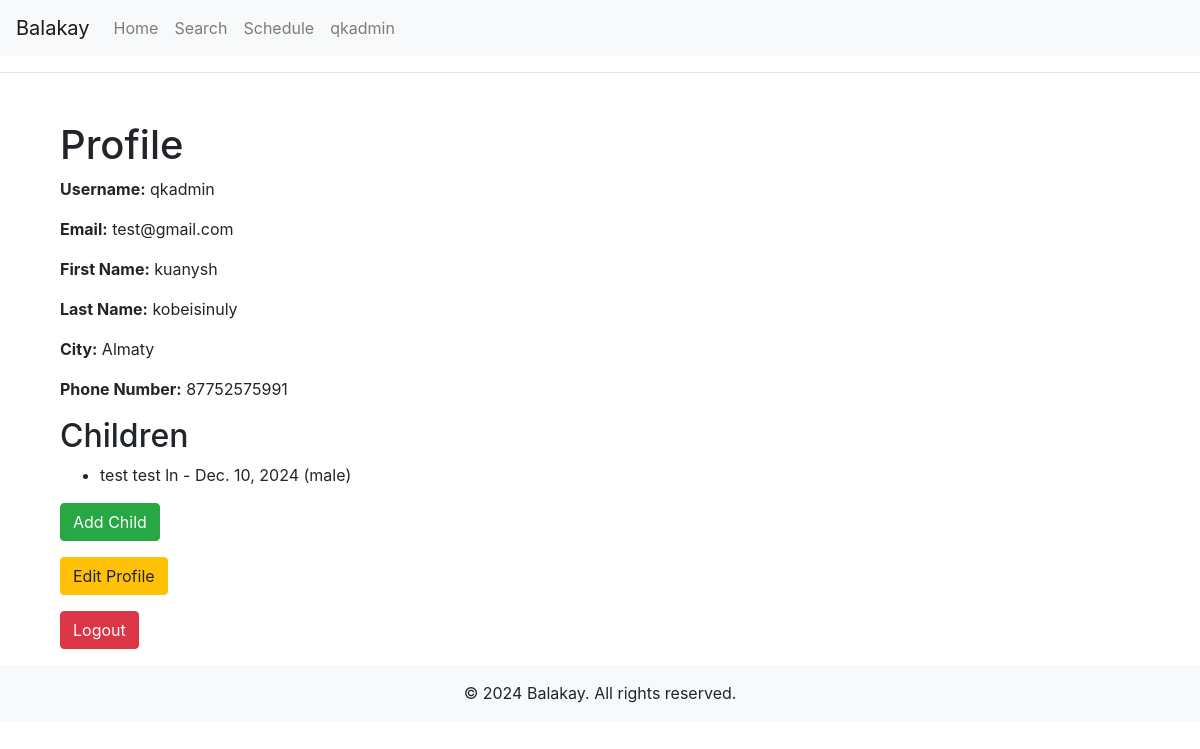
The app's page /profile/ (signed in) with its own data.
### users/models.py (models this page shows, shortened)
class Client(models.Model):
    user = models.OneToOneField(User, on_delete=models.CASCADE)
    first_name = models.CharField(max_length=255)
    last_name = models.CharField(max_length=255)
    phone_number = models.CharField(max_length=20, unique=True)
    city = models.CharField(max_length=255)

class Child(models.Model):
    parent = models.ForeignKey(Client, on_delete=models.CASCADE)
    first_name = models.CharField(max_length=255)
    last_name = models.CharField(max_length=255, null=True, blank=True)
    birth_date = models.DateField()
    gender = models.CharField(max_length=10)

### users/views.py (the view)
# urls.py: path('profile/', views.profile_view, name='profile'),
def profile_view(request):
    client = Client.objects.get(user=request.user)
    children = Child.objects.filter(parent=client)
    return render(request, 'users/profile.html', {'user': request.user, 'client': client, 'children': children})

### users/templates/users/profile.html
{% extends 'base.html' %}
{% block content %}
<div class="container mt-5">
    <h1>Profile</h1>
    <p><strong>Username:</strong> {{ user.username }}</p>
    <p><strong>Email:</strong> {{ user.email }}</p>
    <p><strong>First Name:</strong> {{ client.first_name }}</p>
    <p><strong>Last Name:</strong> {{ client.last_name }}</p>
    <p><strong>City:</strong> {{ client.city }}</p>
    <p><strong>Phone Number:</strong> {{ client.phone_number }}</p>
    <h2>Children</h2>
    <ul>
        {% for child in children %}
            <li>{{ child.first_name }} {{ child.last_name }} - {{ child.birth_date }} ({{ child.gender }})</li>
        {% empty %}
            <li>No children added yet.</li>
        {% endfor %}
    </ul>
    <p><a href="{% url 'add_child' %}" class="btn btn-success">Add Child</a></p>
    <p><a href="{% url 'update_profile' %}" class="btn btn-warning">Edit Profile</a></p>
    <p><a href="{% url 'logout' %}" class="btn btn-danger">Logout</a></p>
</div>
{% endblock %}

### templates/base.html (shortened to what this page needs)
<!DOCTYPE html>
<html lang="en">
<head>
    {% load static %}
    <link rel="stylesheet" href="https://stackpath.bootstrapcdn.com/bootstrap/4.5.2/css/bootstrap.min.css">
</head>
<body>
    <header>
        <nav class="navbar navbar-expand-lg navbar-light bg-light">
            <a class="navbar-brand" href="/home">Balakay</a>
            <div class="collapse navbar-collapse" id="navbarNav">
                <ul class="navbar-nav">
                    <li class="nav-item">
                        <a class="nav-link" href="{% url 'home' %}">Home</a>
                    </li>
                    <li class="nav-item">
                        <a class="nav-link" href="{% url 'center_list' %}">Search</a>
                    </li>
                    <li class="nav-item">
                        <a class="nav-link" href="{% url 'my-schedule' %}">Schedule</a>
                    </li>
                    {% if user.is_authenticated %}
                        <li class="nav-item">
                            <a class="nav-link" href="{% url 'profile' %}">{{ user.username }}</a>
                        </li>
                    {% else %}
                        <li class="nav-item">
                            <a class="nav-link" href="{% url 'login' %}">Profile</a>
                        </li>
                    {% endif %}
                </ul>
            </div>
        </nav>
    </header>
    <hr>
    <main class="container" style="min-height:500px;">
        {% block content %}
        {% endblock %}
    </main>
    <footer class="bg-light text-center py-3">
        <div class="container">
            <p class="mb-0">&copy; 2024 Balakay. All rights reserved.</p>
        </div>
    </footer>
</body>
</html>

### records on screen
Client: first_name "kuanysh", last_name "kobeisinuly", city "Almaty", phone_number "87752575991"
Child: first_name "test", last_name "test ln", birth_date "Dec. 10, 2024", gender "male"

### other values on screen
{{ user.username }} "qkadmin"
{{ user.email }} "test@gmail.com"
